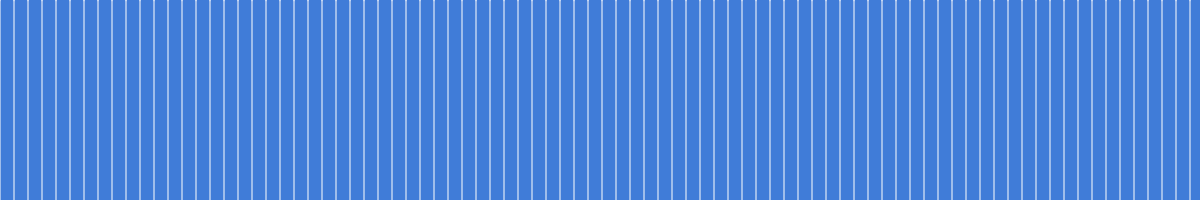
Frame 1 (no input)
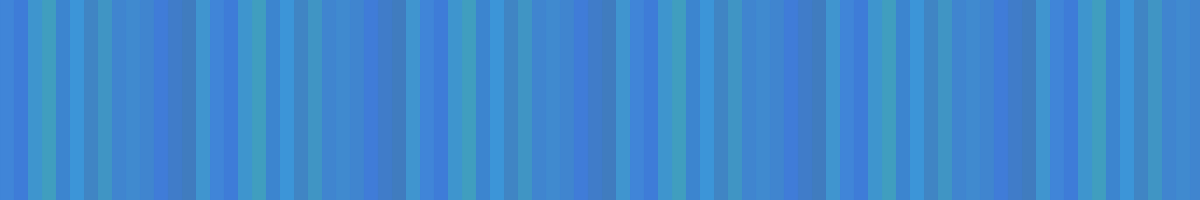
Frame 60 (no input)
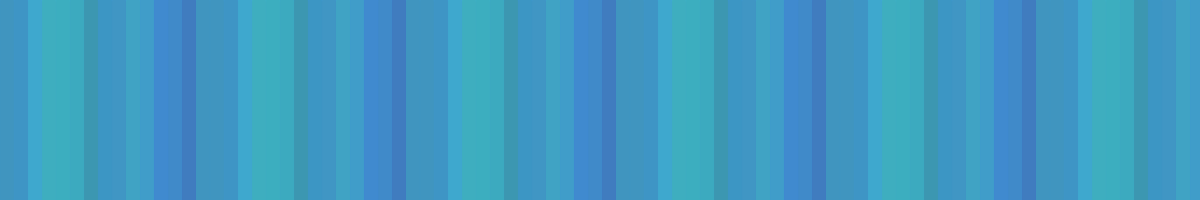
Frame 120 (the mouse pressed at the canvas centre since frame 60)

The p5.js sketch that drew these frames (run headless with seeded random() and noise() and a simulated clock; from frame 60 on, the mouse is pressed at the canvas centre):

// p5.js sketch
// ── sketch.js
// Defining color items
let colorIndex = 0;
let targetColor;
let currentColor;
let colors = [[], [], [], [], [], [], [], [], [], [], [], [], [], [], []];

// Creating array of line objects
let lineSet = [];
let linesLength;

function setup() {
  createCanvas(windowWidth, 200);
  frameRate(20);

  // Filling color list
  for (let i = 0; i < colors.length; i++) {
    colors[i][0] = random(90);
    colors[i][1] = random(90, 255);
    colors[i][2] = random(100, 255);
  }

  targetColor = color(colors[colorIndex][0],
    colors[colorIndex][1], colors[colorIndex][2]);
  currentColor = targetColor;

  // Filling array with objects (linesLength must be defined here rather than before setup because windowWidth is a p5 library function)
  linesLength = windowWidth;
  for (let i = 7; i < linesLength; i += 14) {
    lineSet.push(new straightLine(i, windowHeight, i, -3, 13, i));
  }
}

function draw() {
  currentColor = lerpColor(currentColor, targetColor, 0.01);
  // background(currentColor);

  // Drawing lines to canvas
  for (let i = 0; i < lineSet.length; i++) {
    let l = lineSet[i];
    l.show();
    l.colorUpdate();
  }

  // Updating current and projected color values
  if (frameCount % 25 === 0) {
    colorIndex = (colorIndex + 1) % colors.length;
    targetColor = color(colors[colorIndex][0],
      colors[colorIndex][1], colors[colorIndex][2]);
  }
  // Resetting color values every 150 frames 
  if (frameCount % 150 === 0) {
    for (let i = 0; i < colors.length; i++) {
      colors[i][0] = random(90);
      colors[i][1] = random(90, 255);
      colors[i][2] = random(100, 255);
    }
  }
}

// Creating line class
class straightLine {
  constructor(x1, y1, x2, y2, w, cI) {
    this.x1 = x1;
    this.y1 = y1;
    this.x2 = x2;
    this.y2 = y2;
    this.w = w;
    this.cI = cI;
  }

  objectTarget = currentColor;
  objectCurrent = targetColor;

  show() {
    // this.cI = currentColor;
    stroke(this.objectCurrent);
    strokeWeight(this.w);
    // fill(this.objectCurrent);
    line(this.x1, this.y1, this.x2, this.y2 + 5);
  }

  colorUpdate() {
    this.objectCurrent = lerpColor(this.objectCurrent, this.objectTarget, 0.009);
    if (frameCount % 25 === 0) {
      this.cI = (this.cI + 1) % colors.length;
      this.objectTarget = color(colors[this.cI][0],
        colors[this.cI][1], colors[this.cI][2]);
    }
  }
}

function windowResized() {
  lineSet = [];
  resizeCanvas(windowWidth, 200);
  linesLength = windowWidth;
  setTimeout(function() {
    for (let i = 7; i < linesLength; i += 14) {
    lineSet.push(new straightLine(i, windowHeight, i, -3, 13, i));
    }
  }, 500);
  
}
